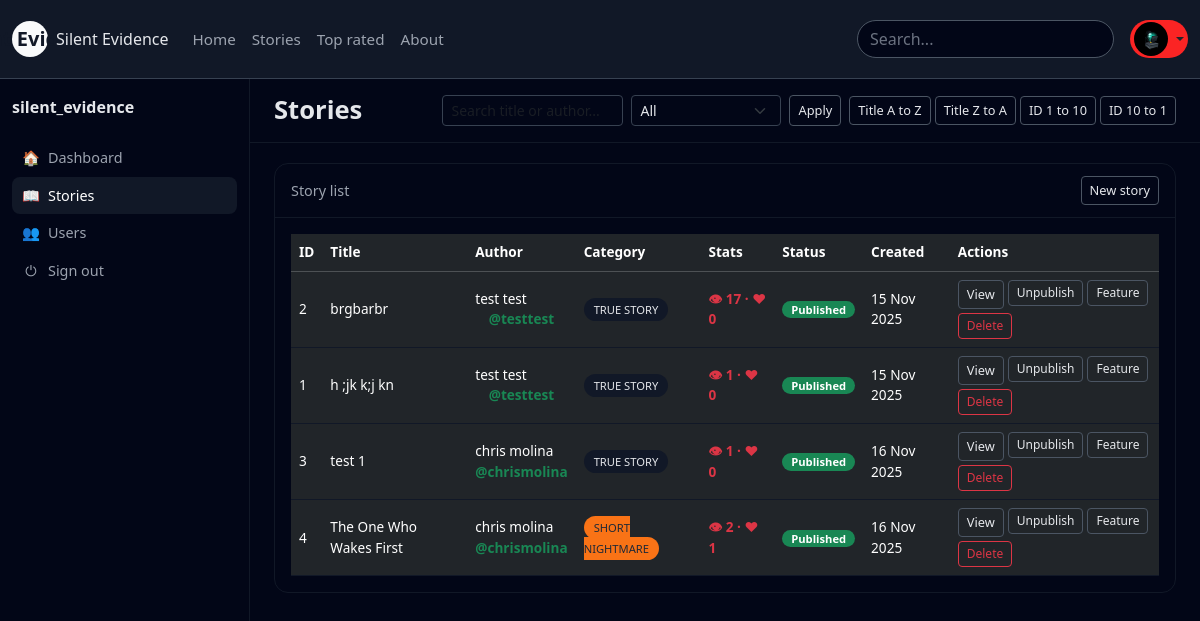
The app's page /stories_list.php?sort=title_az (signed in) with its own data.
### tables this page shows
CREATE TABLE `stories` (
  `id` int(10) UNSIGNED NOT NULL,
  `user_id` int(10) UNSIGNED NOT NULL,
  `title` varchar(200) NOT NULL,
  `slug` varchar(220) NOT NULL,
  `category` enum('true','paranormal','urban','short','haunted','ghosts','missing','crime','sleep','forest','night','calls','creatures','abandoned','psychological') NOT NULL DEFAULT 'true',
  `content` longtext NOT NULL,
  `image_path` varchar(255) DEFAULT NULL,
  `is_published` tinyint(1) NOT NULL DEFAULT 1,
  `is_featured` tinyint(1) NOT NULL DEFAULT 0,
  `views` int(10) UNSIGNED NOT NULL DEFAULT 0,
  `likes` int(10) UNSIGNED NOT NULL DEFAULT 0,
  `created_at` datetime NOT NULL DEFAULT current_timestamp(),
  `updated_at` datetime NOT NULL DEFAULT current_timestamp() ON UPDATE current_timestamp()
);

CREATE TABLE `users` (
  `id` int(10) UNSIGNED NOT NULL,
  `username` varchar(50) NOT NULL,
  `email` varchar(190) NOT NULL,
  `password_hash` varchar(255) NOT NULL,
  `display_name` varchar(100) NOT NULL,
  `avatar` varchar(255) DEFAULT NULL,
  `bio` text DEFAULT NULL,
  `role` enum('user','admin') NOT NULL DEFAULT 'user',
  `created_at` datetime NOT NULL DEFAULT current_timestamp(),
  `last_login` datetime DEFAULT NULL
);

### stories_list.php (the view, shortened to what this page needs)
<?php session_start();
require 'include/db.php';
$search = trim($_GET['q'] ?? '');
$filter = $_GET['filter'] ?? 'all';
$sort = $_GET['sort'] ?? '';
$params = [];
$sql = 'SELECT s.id, s.title, s.category, s.is_published, s.is_featured, s.views, s.likes, s.created_at, u.display_name, u.username FROM stories s JOIN users u ON u.id = s.user_id';
if ($sort === 'title_az') {
    $sql .= ' ORDER BY s.title ASC';
} elseif ($sort === 'title_za') {
    $sql .= ' ORDER BY s.title DESC';
} elseif ($sort === 'id_asc') {
    $sql .= ' ORDER BY s.id ASC';
} elseif ($sort === 'id_desc') {
    $sql .= ' ORDER BY s.id DESC';
} else {
    $sql .= ' ORDER BY s.created_at DESC';
}
$stmt = $pdo->prepare($sql);
$stmt->execute($params);
$stories = $stmt->fetchAll();
$baseParams = [];
$azParams = $baseParams;
$azParams['sort'] = 'title_az';
$zaParams = $baseParams;
$zaParams['sort'] = 'title_za';
$idAscParams = $baseParams;
$idAscParams['sort'] = 'id_asc';
$idDescParams = $baseParams;
$idDescParams['sort'] = 'id_desc';
$sortUrlAz = 'stories_list.php?' . http_build_query($azParams);
$sortUrlZa = 'stories_list.php?' . http_build_query($zaParams);
$sortUrlIdAsc = 'stories_list.php?' . http_build_query($idAscParams);
$sortUrlIdDesc = 'stories_list.php?' . http_build_query($idDescParams); ?>
<!doctype html>
<html lang="en">
<head>
    <link href="https://cdn.jsdelivr.net/npm/bootstrap@5.3.3/dist/css/bootstrap.min.css" rel="stylesheet">
</head>
<body> <?php include 'include/header.php'; ?> <div class="layout-wrapper">
        <aside class="sidebar">
            <div class="sidebar-title">silent_evidence</div>
            <a href="dashboard.php" class="side-link">
                <span class="icon">🏠</span>
                <span>Dashboard</span>
            </a>
            <a href="stories_list.php" class="side-link active">
                <span class="icon">📖</span>
                <span>Stories</span>
            </a>
            <a href="users_list.php" class="side-link">
                <span class="icon">👥</span>
                <span>Users</span>
            </a>
            <div style="margin-top:auto">
                <a href="logout.php" class="side-link">
                    <span class="icon">⏻</span>
                    <span>Sign out</span>
                </a>
            </div>
        </aside>
        <div class="main-area">
            <div class="main-header d-flex flex-wrap justify-content-between align-items-center gap-2">
                <h1 class="page-title mb-0">Stories</h1>
                <div class="d-flex flex-wrap gap-2 align-items-center">
                    <form method="get" class="d-flex gap-2 filter-form">
                        <input
                            type="text"
                            name="q"
                            class="form-control form-control-sm"
                            placeholder="Search title or author..."
                            value="<?php echo htmlspecialchars($search); ?>">
                        <select name="filter" class="form-select form-select-sm" style="max-width: 150px">
                            <option value="all" <?php if ($filter === 'all') echo 'selected'; ?>>All</option>
                        </select>
                        <button class="btn btn-outline-silent btn-sm" type="submit">Apply</button>
                    </form>
                    <div class="d-flex flex-wrap gap-1">
                        <a href="<?php echo htmlspecialchars($sortUrlAz); ?>" class="btn btn-outline-silent btn-sm">
                            Title A to Z
                        </a>
                        <a href="<?php echo htmlspecialchars($sortUrlZa); ?>" class="btn btn-outline-silent btn-sm">
                            Title Z to A
                        </a>
                        <a href="<?php echo htmlspecialchars($sortUrlIdAsc); ?>" class="btn btn-outline-silent btn-sm">
                            ID 1 to 10
                        </a>
                        <a href="<?php echo htmlspecialchars($sortUrlIdDesc); ?>" class="btn btn-outline-silent btn-sm">
                            ID 10 to 1
                        </a>
                    </div>
                </div>
            </div>
            <div class="main-content">
                <div class="card-dark">
                    <div class="card-dark-header d-flex justify-content-between align-items-center">
                        <span>Story list</span>
                        <a href="submit_story.php" class="btn btn-outline-silent btn-sm">New story</a>
                    </div>
                    <div class="card-dark-body">
                        <?php if (!$stories): ?>
                            <p class="small text-muted mb-0">No stories found.</p>
                        <?php else: ?>
                            <div class="table-responsive">
                                <table class="table table-dark table-hover align-middle table-dark-custom mb-0">
                                    <thead>
                                        <tr>
                                            <th>ID</th>
                                            <th>Title</th>
                                            <th>Author</th>
                                            <th>Category</th>
                                            <th>Stats</th>
                                            <th>Status</th>
                                            <th>Created</th>
                                            <th>Actions</th>
                                        </tr>
                                    </thead>
                                    <tbody>
                                        <?php foreach ($stories as $s): ?>
                                            <tr>
                                                <td><?php echo (int)$s['id']; ?></td>
                                                <td><?php echo htmlspecialchars($s['title']); ?></td>
                                                <td>
                                                    <?php echo htmlspecialchars($s['display_name'] ?: $s['username']); ?>
                                                    <span class="text-success text-center fw-bold d-block">
                                                        @<?php echo htmlspecialchars($s['username']); ?>
                                                    </span>
                                                </td>
                                                <td>
                                                    <?php
                                                    $cat   = $s['category'];
                                                    $label = 'Other';
                                                    $cls   = 'badge-cat';
                                                    if ($cat === 'true') {
                                                        $label = 'True story';
                                                        $cls  .= ' badge-cat-true';
                                                    } elseif ($cat === 'paranormal') {
                                                        $label = 'Paranormal';
                                                        $cls  .= ' badge-cat-paranormal';
                                                    } elseif ($cat === 'urban') {
                                                        $label = 'Urban legend';
                                                        $cls  .= ' badge-cat-urban';
                                                    } elseif ($cat === 'short') {
                                                        $label = 'Short nightmare';
                                                        $cls  .= ' badge-cat-short';
                                                    }
                                                    ?>
                                                    <span class="<?php echo $cls; ?>">
                                                        <?php echo htmlspecialchars($label); ?>
                                                    </span>
                                                </td>
                                                <td>
                                                    <span class=" text-danger  fw-bold">
                                                        👁 <?php echo (int)$s['views']; ?>
                                                        · ❤ <?php echo (int)$s['likes']; ?>
                                                    </span>
                                                </td>
                                                <td>
                                                    <?php if ($s['is_published']): ?>
                                                        <span class="badge bg-success badge-published">Published</span>
                                                    <?php else: ?>
                                                        <span class="badge bg-secondary badge-published">Draft</span>
                                                    <?php endif; ?>
                                                </td>
                                                <td><?php echo date('d M Y', strtotime($s['created_at'])); ?></td>
                                                <td>
                                                    <div class="d-flex flex-wrap gap-1">
                                                        <a href="story.php?id=<?php echo (int)$s['id']; ?>" class="btn btn-outline-silent btn-sm">
                                                            View
                                                        </a>
                                                        <form method="post" class="d-inline action-form">
                                                            <button class="btn btn-outline-silent btn-sm" type="submit">
                                                                <?php echo $s['is_published'] ? 'Unpublish' : 'Publish'; ?>
                                                            </button>
                                                        </form>
                                                        <form method="post" class="d-inline action-form">
                                                            <button class="btn btn-outline-silent btn-sm" type="submit">
                                                                <?php echo $s['is_featured'] ? 'Unfeature' : 'Feature'; ?>
                                                            </button>
                                                        </form>
                                                        <form method="post" class="d-inline action-form" onsubmit="return confirm('Delete this story');">
                                                            <button class="btn btn-outline-danger btn-sm" type="submit">
                                                                Delete
                                                            </button>
                                                        </form>
                                                    </div>
                                                </td>
                                            </tr>
                                        <?php endforeach; ?>
                                    </tbody>
                                </table>
                            </div>
                        <?php endif; ?>
                    </div>
                </div>
            </div>
        </div>
    </div>
</body>
</html>

### stories_list.php (style rules this page uses)
body { background-color: #020617; color: #e5e7eb; font-family: system-ui, -apple-system, BlinkMacSystemFont, "Segoe UI", sans-serif; }
.layout-wrapper { display: flex; min-height: 100vh; }
.sidebar { width: 250px; background-color: #020617; border-right: 1px solid #111827; padding: 16px 12px; }
.sidebar-title { font-size: 1rem; font-weight: 600; margin-bottom: 20px; }
.side-link { display: flex; align-items: center; gap: 8px; padding: 8px 10px; font-size: 0.9rem; color: #9ca3af; border-radius: 8px; text-decoration: none; }
.side-link:hover, .side-link.active { background-color: #111827; color: #ffffff; }
.side-link .icon { width: 18px; text-align: center; }
.main-area { flex: 1; background-color: #020617; }
.main-header { padding: 16px 24px; border-bottom: 1px solid #111827; }
.main-content { padding: 20px 24px 32px; }
.page-title { font-size: 1.6rem; font-weight: 600; margin: 0; }
.card-dark { background-color: #020617; border: 1px solid #111827; border-radius: 14px; }
.card-dark-header { border-bottom: 1px solid #111827; padding: 12px 16px; font-size: 0.9rem; color: #9ca3af; }
.card-dark-body { padding: 16px; }
.table-dark-custom { font-size: 0.85rem; }
.table-dark-custom thead { color: #9ca3af; }
.table-dark-custom tbody tr td { border-color: #111827; }
.badge-cat { border-radius: 999px; font-size: 0.7rem; padding: 4px 10px; text-transform: uppercase; }
.badge-cat-true { background-color: #111827; color: #e5e7eb; }
.badge-cat-short { background-color: #f97316; color: #1f2937; }
.badge-published { border-radius: 999px; font-size: 0.7rem; padding: 3px 9px; }
.filter-form .form-select, .filter-form .form-control { background-color: #020617; border-color: #374151; color: #e5e7eb; }
.btn-outline-silent { border-color: #4b5563; color: #e5e7eb; font-size: 0.8rem; }
.action-form button { font-size: 0.75rem; padding: 3px 8px; }

### records on screen
stories: id "2", title "brgbarbr", user.display_name "test test", user.username "testtest", category "TRUE STORY", views "17", likes "0", is_published "Published", created_at "15 Nov 2025", is_featured "Feature"
stories: id "1", title "h ;jk k;j kn", user.display_name "test test", user.username "testtest", category "TRUE STORY", views "1", likes "0", is_published "Published", created_at "15 Nov 2025", is_featured "Feature"
stories: id "3", title "test 1", user.display_name "chris molina", user.username "chrismolina", category "TRUE STORY", views "1", likes "0", is_published "Published", created_at "16 Nov 2025", is_featured "Feature"
stories: id "4", title "The One Who Wakes First", user.display_name "chris molina", user.username "chrismolina", category "SHORT NIGHTMARE", views "2", likes "1", is_published "Published", created_at "16 Nov 2025", is_featured "Feature"
